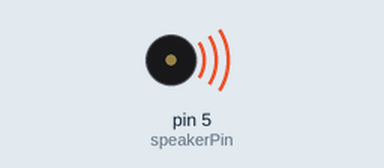
Simulated run of this sketch. Board: Arduino Uno, built with avr-gcc and run on an emulated ATmega328P. On the bench: buzzer (waves = sounding).

Above: at 0.2 s.
At 6.2 s:
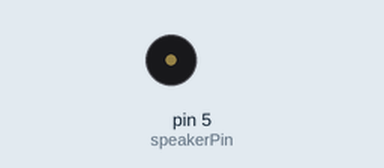
Timing chart, 0 to 10.4 s (numbered marks = the images above):
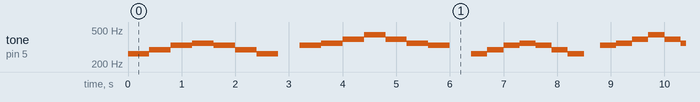

The sketch:

sketch07_04_for_tone_music.ino
```cpp
/* 音楽演奏: かえるの合唱 */

#define DO   262
#define RE   294
#define MI   330
#define FA   349
#define SOL  392
#define LA   440
#define SI   494
#define DO2  523

const int speakerPin = 5;

void setup() {
}

void loop() {
  int i;

  for (i = 400; i >= 100; i -= 100) {
    tone(speakerPin, DO,  i);
    delay(i);
    tone(speakerPin, RE,  i);
    delay(i);
    tone(speakerPin, MI,  i);
    delay(i);
    tone(speakerPin, FA,  i);
    delay(i);
    tone(speakerPin, MI,  i);
    delay(i);
    tone(speakerPin, RE,  i);
    delay(i);
    tone(speakerPin, DO,  i);
    delay(i * 2);

    tone(speakerPin, MI,  i);
    delay(i);
    tone(speakerPin, FA,  i);
    delay(i);
    tone(speakerPin, SOL, i);
    delay(i);
    tone(speakerPin, LA,  i);
    delay(i);
    tone(speakerPin, SOL, i);
    delay(i);
    tone(speakerPin, FA,  i);
    delay(i);
    tone(speakerPin, MI,  i);
    delay(i * 2);
  }
}
```

Measured:
- by itself, tone on pin 5 (speakerPin): plays 262 Hz for 0.40 s, 294 Hz for 0.40 s, 330 Hz for 0.40 s, 349 Hz for 0.40 s, 330 Hz for 0.40 s, 294 Hz for 0.40 s … (453 notes in this stretch)
